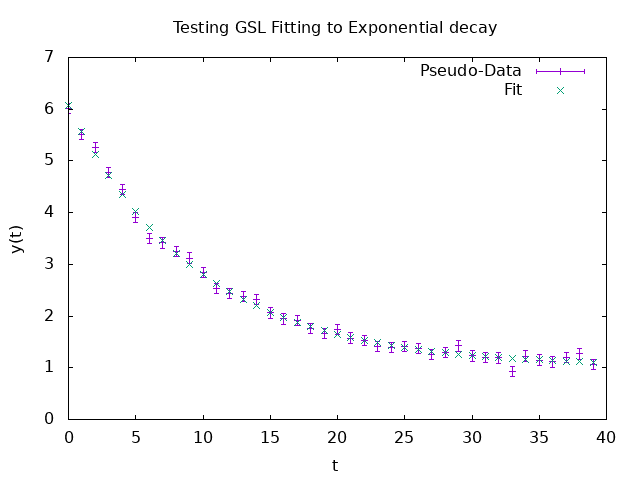

Write gnuplot code to recreate this figure.
set term png
set output "fit.png"


set xlabel "t"
set ylabel "y(t)"

set title "Testing GSL Fitting to Exponential decay"

plot "multifit_test.dat" using 1:2:4 with errorbars title "Pseudo-Data",\
     "multifit_test.dat" using 1:3 title "Fit"
